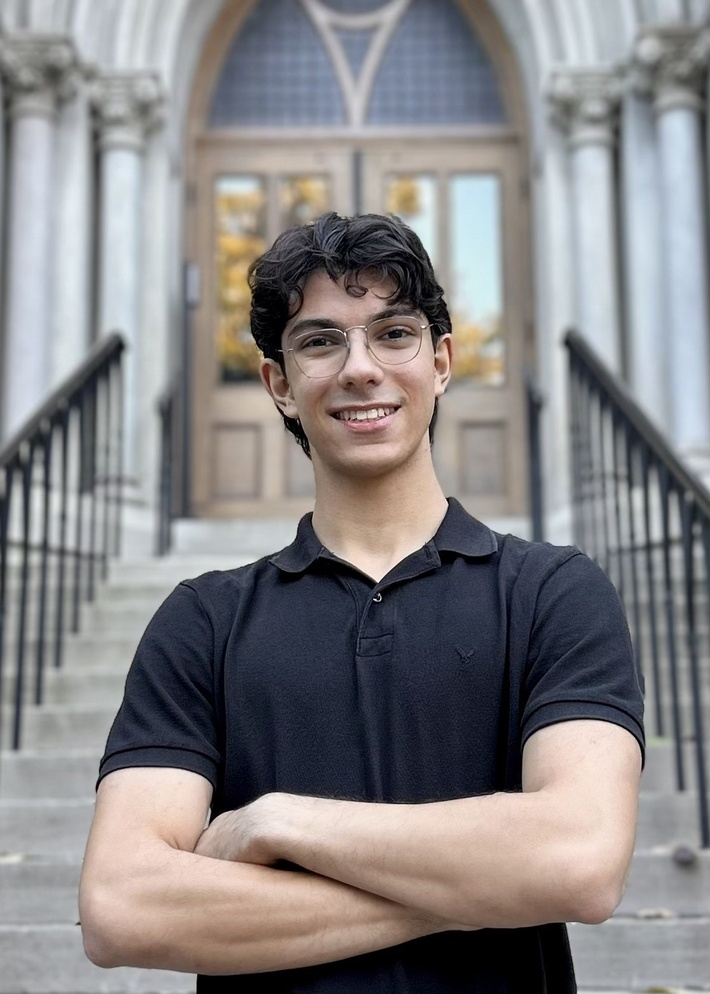
#> input picture landing-page/images/brian.jpg, 710 x 994 px, shrunk from 1119 x 1567 before the run
$ python -i color_profile_builder.py   (imports and definitions only)
#> lines starting #> are read from the running program, lines starting #| are printed output that depends on the picture
#> further down, picture is the input picture: shape (994, 710, 3); mean B, G, R 133, 131.7, 134.3
import csv
import os
import cv2
import numpy as np

# These must be customized for your desired segment types as labeled in your ground truth document
CSV_PATH = "ground_truth/ground_truth.csv"
VIDEO_DIR = "videos"
TARGET_TYPES = {"p", "c", "t"}

# Histogram parameters — HSV, fixed bins and ranges for all frames
H_BINS = 36
S_BINS = 32
V_BINS = 32
HIST_SIZE = [H_BINS, S_BINS, V_BINS]
HIST_RANGES = [0, 180, 0, 256, 0, 256]  # H: 0-180, S: 0-256, V: 0-256
CHANNELS = [0, 1, 2]

# These names must match the csv names
# [13 lines left out: function load_segments, not called in this run]


def compute_frame_histogram(frame):
    height = frame.shape[0]
#> height = 994
    crop = frame[2 * height // 3 :, :, :]
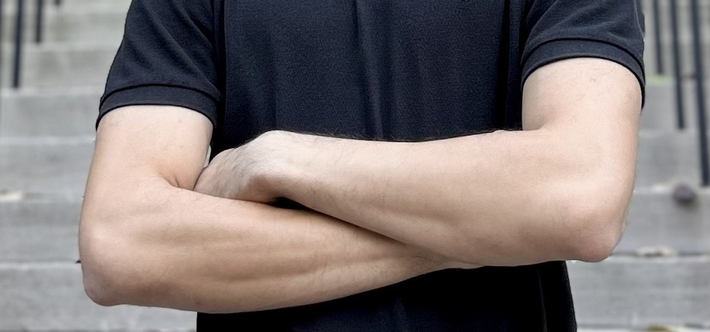
#> crop: shape (332, 710, 3); mean B, G, R 116.9, 117.8, 126.1
    hsv = cv2.cvtColor(crop, cv2.COLOR_BGR2HSV)
#> hsv: shape (332, 710, 3); mean H, S, V 63.2, 62.2, 132.5
    hist = cv2.calcHist([hsv], CHANNELS, None, HIST_SIZE, HIST_RANGES)
    cv2.normalize(hist, hist, alpha=1.0, beta=0.0, norm_type=cv2.NORM_L1)
    return hist.flatten()


PROFILE_PATH = "color_profile.npy"


# [53 lines left out: function build_color_profile, not called in this run]


# [6 lines not run here, left out]

>>> import cv2
>>> picture = cv2.imread('../../landing-page/images/brian.jpg')
>>> result = compute_frame_histogram(picture)

$ run again, on landing-page/images/rithika.jpg
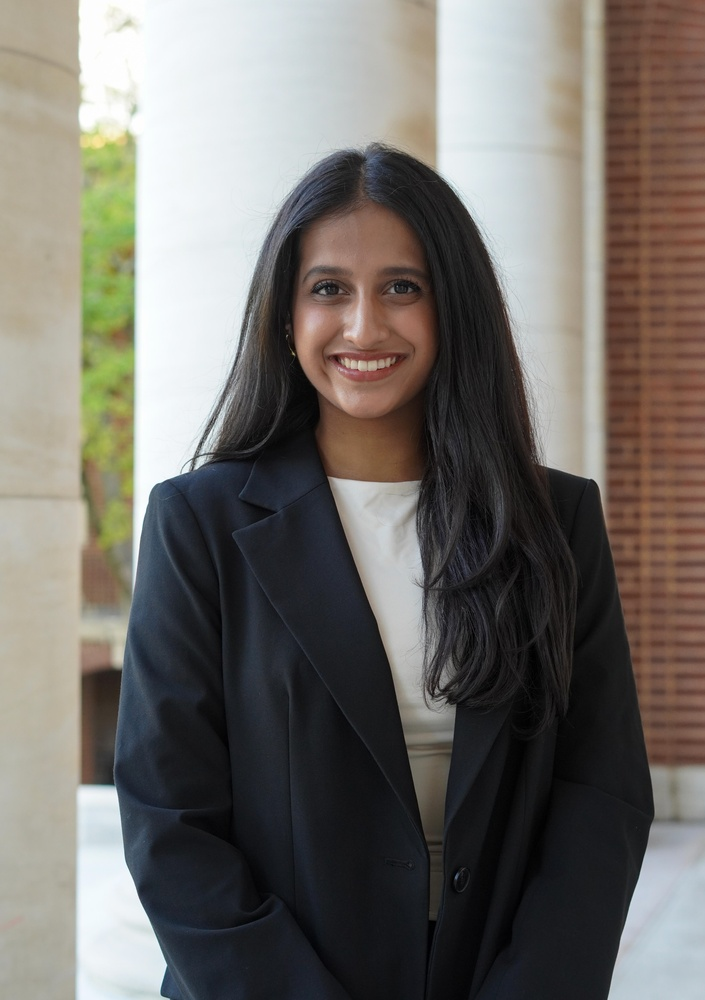
#> input picture landing-page/images/rithika.jpg, 705 x 1000 px, shrunk from 4000 x 5675 before the run
#> picture is the input picture: shape (1000, 705, 3); mean B, G, R 105.5, 110.8, 114.8
#> in compute_frame_histogram, `crop = frame[2 * height // 3 :, :, :]`:
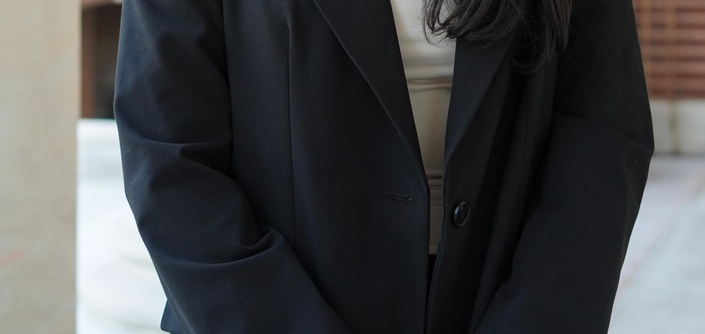
#> crop: shape (334, 705, 3); mean B, G, R 72, 70.7, 69.6
#> hsv: shape (334, 705, 3); mean H, S, V 85.3, 42.1, 75.9

$ run again, on landing-page/images/wasi.jpg
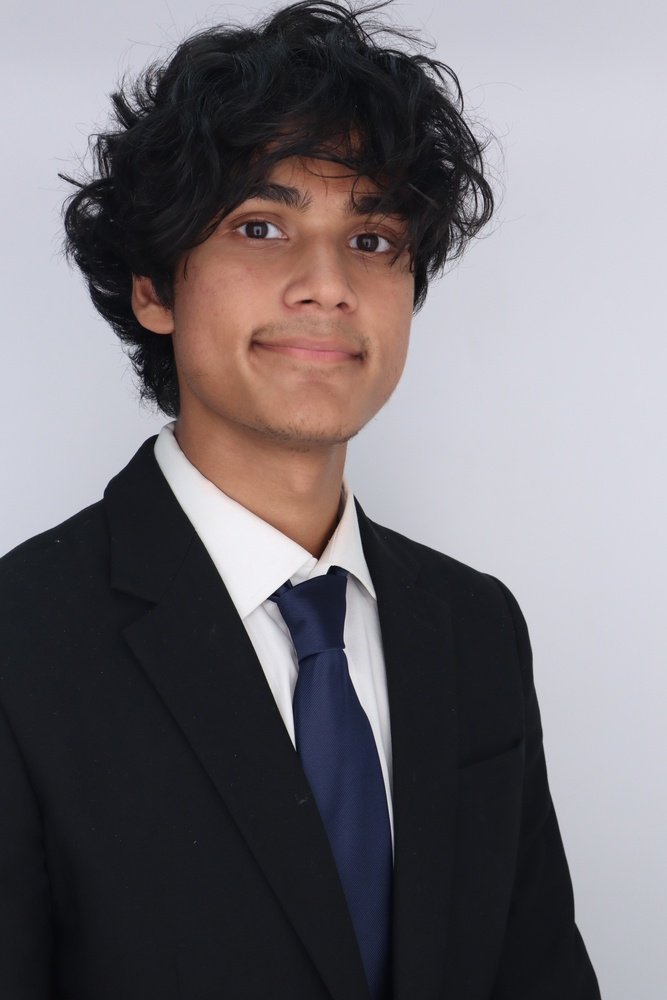
#> input picture landing-page/images/wasi.jpg, 667 x 1000 px, shrunk from 1984 x 2976 before the run
#> picture is the input picture: shape (1000, 667, 3); mean B, G, R 115.6, 110.8, 115.2
#> in compute_frame_histogram, `crop = frame[2 * height // 3 :, :, :]`:
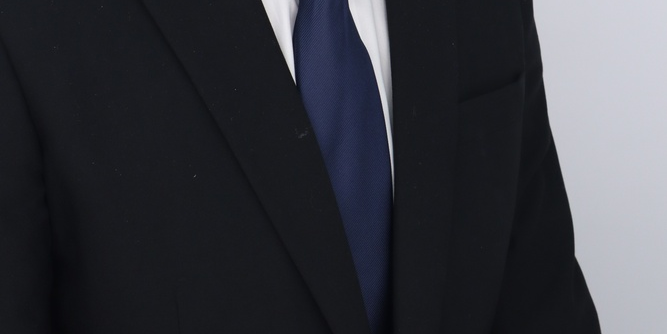
#> crop: shape (334, 667, 3); mean B, G, R 63, 56.4, 55
#> hsv: shape (334, 667, 3); mean H, S, V 114.8, 47.9, 63
